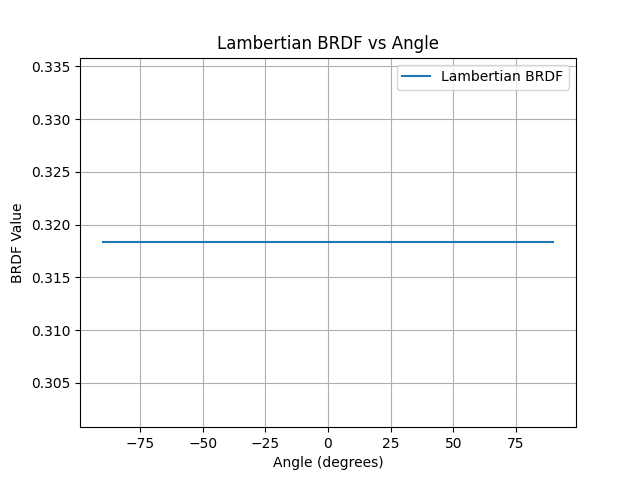

Write the Python code that produced this figure.
# AI used
import numpy as np
import matplotlib.pyplot as plt

# Lambertian BRDF function
def lambertian_brdf(in_direction, out_direction, normal):
    # albedo = 1.0
    return 1 / np.pi

def main():
    # Fixed normal and outgoing direction (along z-axis)
    normal = np.array([0.0, 0.0, 1.0])
    out_direction = np.array([0.0, 0.0, 1.0])
    
    angles = []  # Angles from -90 to 90
    brdf_values = []  # BRDF values for each angle

    # Loop over angles from -90 to 90 degrees
    for angle in range(-90, 91):  # From -90 to 90 degrees
        # Calculate the incoming direction (in_direction) in the xy-plane
        rad = np.radians(angle)  # Convert angle to radians
        in_direction = np.array([np.cos(rad), np.sin(rad), 0.0])
        
        # Normalize the incoming direction (although it's already a unit vector)
        in_direction /= np.linalg.norm(in_direction)
        
        # Call BRDF function and store the result
        brdf = lambertian_brdf(in_direction, out_direction, normal)
        
        # Store the angle and corresponding BRDF value
        angles.append(angle)
        brdf_values.append(brdf)

    # Plotting the BRDF values
    plt.plot(angles, brdf_values, label="Lambertian BRDF")
    plt.xlabel("Angle (degrees)")
    plt.ylabel("BRDF Value")
    plt.title("Lambertian BRDF vs Angle")
    plt.grid(True)
    plt.legend()
    plt.show()

if __name__ == "__main__":
    main()
